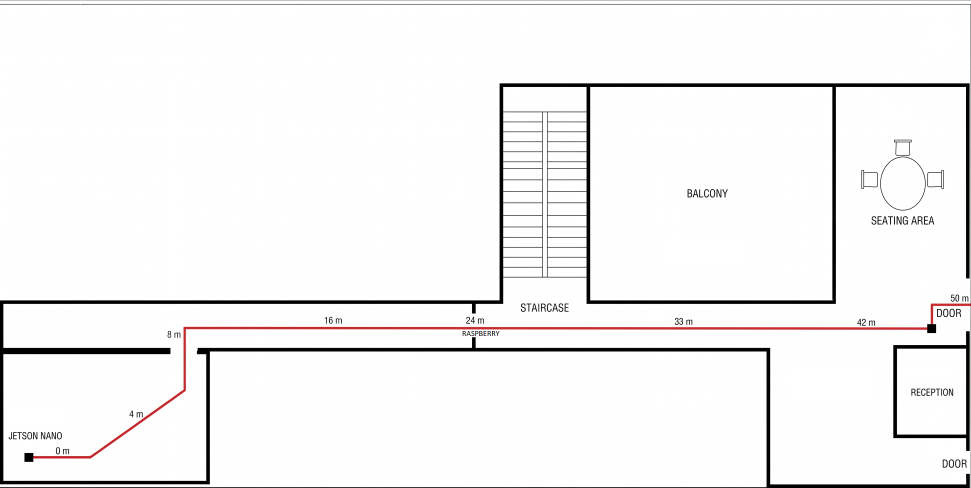
#> input picture Figures/Fig6.png, 2912 x 1462 px (shown at 1/3 size)
$ python Fig9.py
#> lines starting #> are read from the running program, lines starting #| are printed output that depends on the picture
import json
import re
import numpy as np
import matplotlib.pyplot as plt
import matplotlib.image as mpimg
from matplotlib.cm import ScalarMappable
import matplotlib.colors as mcolors
from datetime import datetime

# ==========================================
# 1. CONFIGURATION & MILESTONES
# ==========================================
ARCHIVO_JSON = "datos_prueba.json"
ARCHIVO_PLANO = "Fig6.png"

# PHASE 1: Direct Link (No intermediate node)
HITOS_FASE1 = [
    ("20:13:30", 0),
    ("20:14:00", 8),
    ("20:14:10", 16),
    ("20:14:25", 24),
    ("20:14:40", 38),
    ("20:14:50", 42),
    ("20:15:00", 50),
    ("20:15:25", 24),
    ("20:15:47", 0)
]

# PHASE 2: Mesh (BATMAN-adv with intermediate node)
HITOS_FASE2 = [
    ("20:16:50", 0),
    ("20:17:00", 8),
    ("20:17:15", 16),
    ("20:17:30", 24),
    ("20:17:50", 42),
    ("20:18:00", 50),
    ("20:18:30", 24),
    ("20:19:00", 0)
]

def hora_a_segs(h_str):
    t = datetime.strptime(h_str, "%H:%M:%S")
    return t.hour * 3600 + t.minute * 60 + t.second

hitos1_sec = [(hora_a_segs(h), m) for h, m in HITOS_FASE1]
hitos2_sec = [(hora_a_segs(h), m) for h, m in HITOS_FASE2]

# Route pixels
puntos_ruta = [
    (89, 1375), (267, 1375), (553, 1169), (553, 985),
    (2795, 985), (2795, 913), (2907, 917)
]

# ==========================================
# 2. SPATIAL MAPPING FUNCTIONS
# ==========================================
dist_seg = [np.linalg.norm(np.array(puntos_ruta[i+1]) - np.array(puntos_ruta[i])) for i in range(len(puntos_ruta)-1)]
dist_total_px = sum(dist_seg)

def get_xy_from_meters(metros):
    dist_objetivo_px = (max(0, min(metros, 50)) / 50.0) * dist_total_px
    acumulada = 0
    for j, d in enumerate(dist_seg):
        if acumulada + d >= dist_objetivo_px or j == len(dist_seg) - 1:
            ratio = (dist_objetivo_px - acumulada) / d if d > 0 else 0
            px = puntos_ruta[j][0] + (puntos_ruta[j+1][0] - puntos_ruta[j][0]) * ratio
            py = puntos_ruta[j][1] + (puntos_ruta[j+1][1] - puntos_ruta[j][1]) * ratio
            return px, py
        acumulada += d
    return puntos_ruta[-1]

def interpolar_distancia_por_hora(ts_sec, hitos):
    if ts_sec <= hitos[0][0]: return hitos[0][1]
    if ts_sec >= hitos[-1][0]: return hitos[-1][1]
    for i in range(len(hitos) - 1):
        t1, m1 = hitos[i]
        t2, m2 = hitos[i+1]
        if t1 <= ts_sec <= t2:
            return m1 + (m2 - m1) * ((ts_sec - t1) / (t2 - t1))
    return 0

# ==========================================
# 3. DATA EXTRACTION & INTERPOLATION
# ==========================================
regex_ping = re.compile(r"=\s*[\d\.]+/([\d\.]+)/[\d\.]+/[\d\.]+\s*ms")
TIMEOUT_RTT = 50.0

def extrae_ida(ping_str):
    if not ping_str or "Timeout" in ping_str or "100% packet loss" in ping_str:
        return TIMEOUT_RTT / 2.0
    m = regex_ping.search(ping_str)
    return float(m.group(1)) / 2.0 if m else TIMEOUT_RTT / 2.0

raw_t, raw_lat_mesh, raw_lat_dir = [], [], []

try:
    with open(ARCHIVO_JSON, 'r', encoding='utf-8') as f:
#> (reads Data/datos_prueba.json from the repository)
        datos = json.load(f)
    for entrada in datos:
        ts_sec = hora_a_segs(entrada.get("timestamp", "").split(" ")[1])
        dest = entrada.get("destinos", {})
        raw_t.append(ts_sec)
        raw_lat_mesh.append(extrae_ida(dest.get("192.168.10.1", {}).get("ping_80bytes", "")))
        raw_lat_dir.append(extrae_ida(dest.get("192.168.10.2", {}).get("ping_80bytes", "")))
except Exception as e:
    print(f"Error reading JSON: {e}")
    exit()

t_dense_fase1 = np.arange(hitos1_sec[0][0], hitos1_sec[-1][0] + 1)
t_dense_fase2 = np.arange(hitos2_sec[0][0], hitos2_sec[-1][0] + 1)

lat_fase1 = np.interp(t_dense_fase1, raw_t, raw_lat_dir)
lat_fase2 = np.interp(t_dense_fase2, raw_t, raw_lat_mesh)

coord_x_dir, coord_y_dir = [], []
coord_x_mesh, coord_y_mesh = [], []

# Phase 1
for i, t in enumerate(t_dense_fase1):
    m = interpolar_distancia_por_hora(t, hitos1_sec)
    if m >= 24.0:
        lat_fase1[i] = TIMEOUT_RTT / 2.0
    px, py = get_xy_from_meters(m)
    coord_x_dir.append(px); coord_y_dir.append(py)

# Phase 2
for i, t in enumerate(t_dense_fase2):
    m = interpolar_distancia_por_hora(t, hitos2_sec)
    px, py = get_xy_from_meters(m)
    coord_x_mesh.append(px); coord_y_mesh.append(py)

# ==========================================
# 4. KDE GENERATION (Ajustado para nubes más suaves)
# ==========================================
img = mpimg.imread(ARCHIVO_PLANO)
#> img is the input picture: shape (1462, 2912, 3) float32; mean R, G, B 0.961, 0.958, 0.958
h, w = img.shape[:2]
#> h = 1462; w = 2912
paso = 5
xg, yg = np.meshgrid(np.arange(0, w, paso), np.arange(0, h, paso))

Z_mesh, W_mesh = np.zeros_like(xg, dtype=float), np.zeros_like(xg, dtype=float)
Z_dir, W_dir   = np.zeros_like(xg, dtype=float), np.zeros_like(xg, dtype=float)

# 1. AUMENTAMOS EL SIGMA: De 70.0 a 120.0 para hacer la nube más ancha y esponjosa
SIGMA = 120.0

print("Generating Phase 1 (Direct)...")
for i in range(len(coord_x_dir)):
    peso = np.exp(-((xg - coord_x_dir[i])**2 + (yg - coord_y_dir[i])**2) / (2 * SIGMA**2))
    Z_dir += peso * lat_fase1[i]
    W_dir += peso
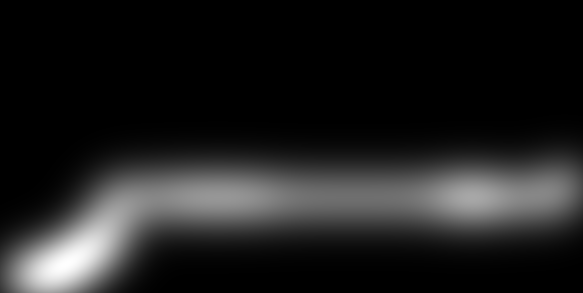
#> W_dir: shape (293, 583) float64; min 6.14e-20, max 22.37, mean 2.7; drawn with min black and max white

print("Generating Phase 2 (Mesh)...")
for i in range(len(coord_x_mesh)):
    peso = np.exp(-((xg - coord_x_mesh[i])**2 + (yg - coord_y_mesh[i])**2) / (2 * SIGMA**2))
    Z_mesh += peso * lat_fase2[i]
    W_mesh += peso
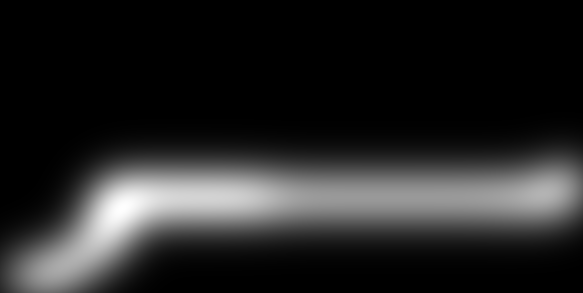
#> W_mesh: shape (293, 583) float64; min 1.02e-19, max 18.05, mean 2.65; drawn with min black and max white
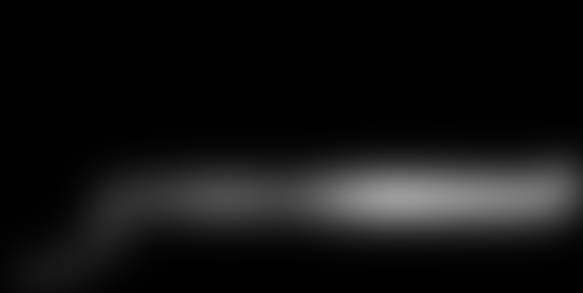
#> Z_mesh: shape (293, 583) float64; min 2.67e-19, max 155.6, mean 18.1

m_mask, d_mask = W_mesh > 0, W_dir > 0
Z_mesh[m_mask] /= W_mesh[m_mask]
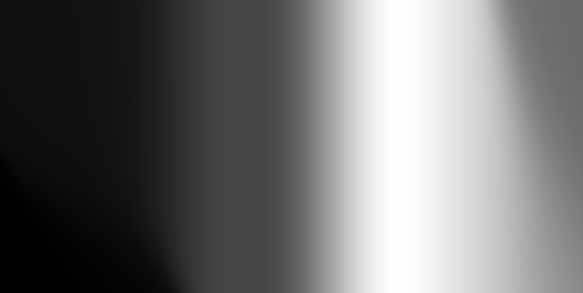
#> Z_mesh: shape (293, 583) float64; min 1.85, max 14.35, mean 7.35; drawn with min black and max white
Z_dir[d_mask]  /= W_dir[d_mask]
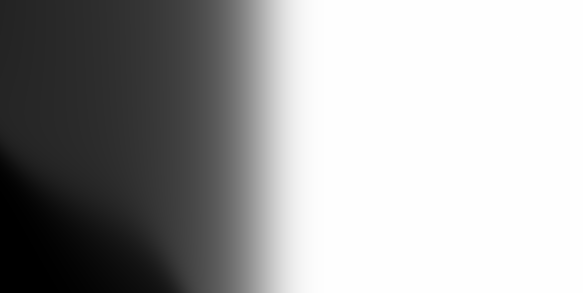
#> Z_dir: shape (293, 583) float64; min 1.93, max 25, mean 16.7; drawn with min black and max white

cmap = plt.get_cmap('turbo')
norm = mcolors.Normalize(vmin=0, vmax=25.0)

rgba_mesh, rgba_dir = cmap(norm(Z_mesh)), cmap(norm(Z_dir))

W_mesh_norm = W_mesh / np.max(W_mesh) if np.max(W_mesh) > 0 else W_mesh
W_dir_norm = W_dir / np.max(W_dir) if np.max(W_dir) > 0 else W_dir

# 2. SUAVIZAMOS EL ALPHA: Reducimos el multiplicador de 2.0 a 1.2 para un "fade" más gradual
rgba_mesh[..., 3] = np.clip(W_mesh_norm * 1.2, 0, 0.8)
rgba_dir[..., 3]  = np.clip(W_dir_norm * 1.2, 0, 0.8)
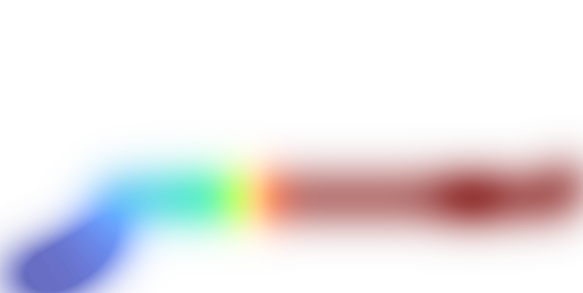
#> rgba_dir: shape (293, 583, 4) float64; mean of channels 0, 1, 2, 3 0.415, 0.345, 0.349, 0.143; transparent parts drawn white

# ==========================================
# 5. PLOTTING
# ==========================================
fig, (ax1, ax2) = plt.subplots(2, 1, figsize=(16, 12), dpi=200)
fig.suptitle("Spatial Coverage Heatmap", fontsize=18, fontweight='bold', y=0.96)

# --- MESH ---
ax1.imshow(img)
ax1.imshow(rgba_mesh, extent=[0, w, h, 0], origin='upper')
ax1.set_title("Phase 2: Mesh Topology", fontsize=14, fontweight='bold', pad=10)
ax1.axis('off')

# --- DIRECT ---
ax2.imshow(img)
ax2.imshow(rgba_dir, extent=[0, w, h, 0], origin='upper')
ax2.set_title("Phase 1: Direct Link", fontsize=14, fontweight='bold', pad=10)
ax2.axis('off')

# Colorbar
cbar_ax = fig.add_axes([0.92, 0.15, 0.02, 0.7])
sm = ScalarMappable(norm=norm, cmap=cmap)
cbar = fig.colorbar(sm, cax=cbar_ax)
cbar.set_label('One-Way Latency (ms) [Red = Dead Zone]', fontsize=12, fontweight='bold')

plt.subplots_adjust(left=0.05, right=0.9, top=0.92, bottom=0.05, hspace=0.1)
plt.savefig('heatmap_english_suave.png', bbox_inches='tight', facecolor='white')
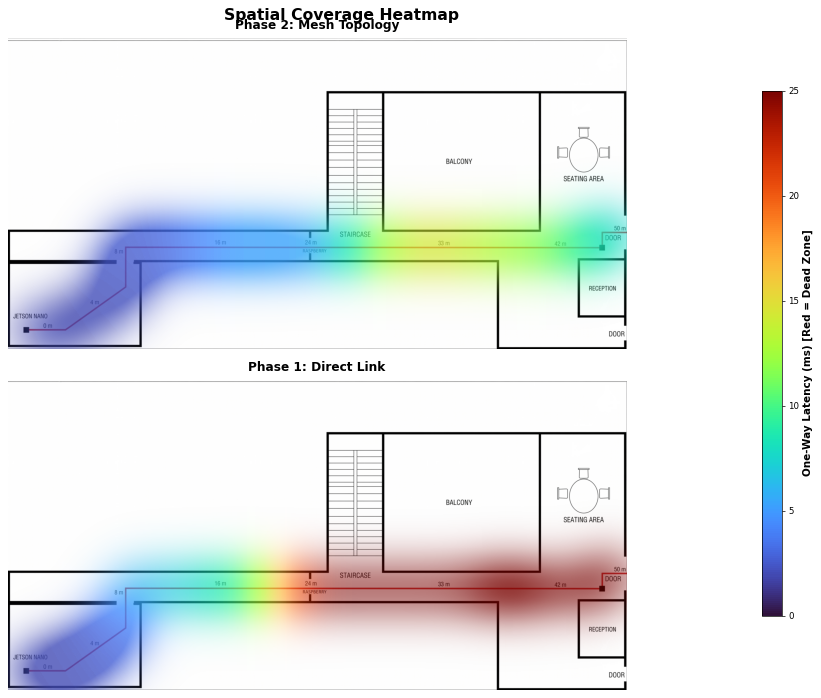
#> figure drawn by matplotlib, 3 panels
print("✅ Saved: heatmap_english_suave.png")
